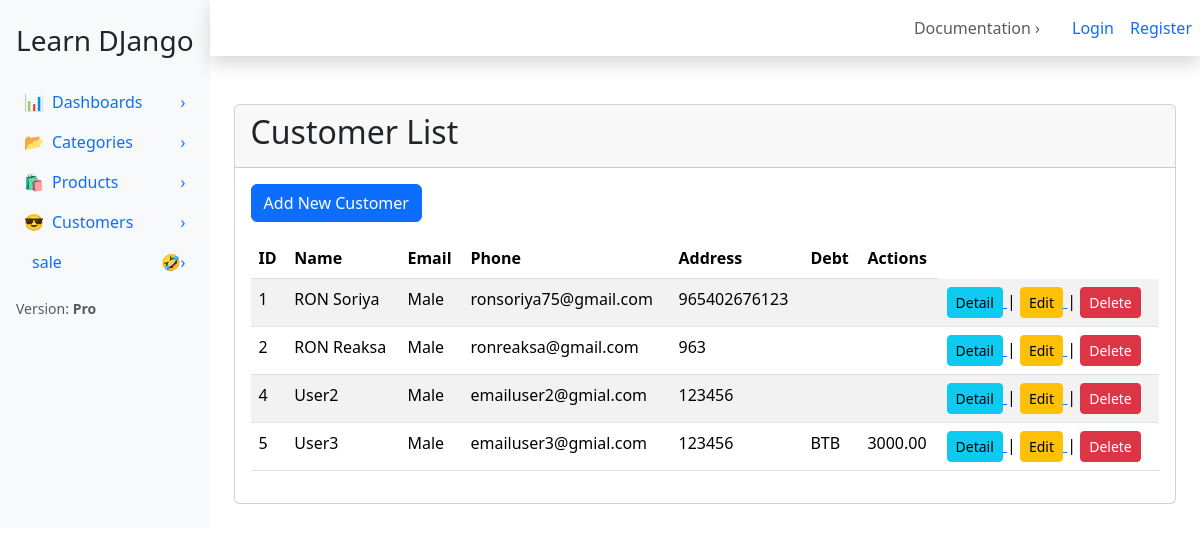
Screenshot of /customer/ with the database file from the repository.
### apps/customer/models.py (models this page shows, shortened)
class Customer(models.Model):
    GENDER_CHOICE = (
        ('Male', 'Male'),
        ('Female', 'Female'),
    )
    name = models.CharField(max_length=100, blank=False, null=False)
    email = models.EmailField(unique=True)
    phone = models.IntegerField(blank=False, null=False)
    gender = models.CharField(max_length=10, blank=True, choices=GENDER_CHOICE)

class CustomerProfile(models.Model):
    customer = models.OneToOneField(
        Customer,
        on_delete = models.CASCADE,
        related_name = 'profile',
    )
    address = models.TextField(blank=True, null=True)
    debt = models.DecimalField(max_digits=10, decimal_places=2, default=0)

### apps/customer/views.py (the view)
# urls.py: path('', CustomerListView.as_view(), name='customer_list'),
class CustomerListView(ListView):
    model = Customer
    template_name = 'customer/list_customer.html'
    context_object_name = 'customers'

### apps/customer/templates/customer/list_customer.html
{% extends 'base.html' %}
{% block content %}
<div class="card">
    <div class="card-header">
        <h2>Customer List</h2>
    </div>
    <div class="card-body">
        <a href="{% url 'customer:customer_add' %}" class="btn btn-primary mb-3">
            Add New Customer
        </a>
        <div class="table-responsive">
            <table class="table table-striped">
                <thead>
                    <tr>
                        <th>ID</th>
                        <th>Name</th>
                        <th>Email</th>
                        <th>Phone</th>
                        <th>Address</th>
                        <th>Debt</th>
                        <th>Actions</th>
                    </tr>
                </thead>
                <tbody>
                    {% for customer in customers %}
                        <tr>
                            <td>{{ customer.id }}</td>
                            <td>{{ customer.name }}</td>
                            <td>{{ customer.gender }}</td>
                            <td>{{ customer.email }}</td>
                            <td>{{ customer.phone }}</td>
                            <td>{{ customer.profile.address }}</td>
                            <td>{{ customer.profile.debt }}</td>
                            <td>
                                <a href="{% url 'customer:customer_detail' customer.id %}">
                                    <button class="btn btn-sm btn-info">Detail</button>
                                </a> |
                                <a href="{% url 'customer:customer_edit' customer.id %}">
                                    <button class="btn btn-sm btn-warning">Edit</button>
                                </a> |
                                <a href="{% url 'customer:customer_delete' customer.id %}">
                                    <button type="button"
                                        class="btn btn-danger btn-sm"
                                        data-bs-toggle="modal"
                                        data-bs-target="#deleteModal"
                                        data-customer-id="{{ customer.pk }}"
                                        data-customer-name="{{ customer.name }}">Delete
                                    </button>
                                </a>
                            </td>
                        </tr>
                    {% empty %}
                        <tr>
                            <td colspan="6" class="text-center">
                                No Customer found
                            </td>
                        </tr>
                    {% endfor %}
                </tbody>
            </table>
        </div>
    </div>
</div>
{% endblock %}

### rows the page displays
Customer: id "1", name "RON Soriya", gender "Male", email "ronsoriya75@gmail.com", phone "965402676123"
Customer: id "2", name "RON Reaksa", gender "Male", email "ronreaksa@gmail.com", phone "963"
Customer: id "4", name "User2", gender "Male", email "emailuser2@gmial.com", phone "123456"
Customer: id "5", name "User3", gender "Male", email "emailuser3@gmial.com", phone "123456", profile.address "BTB", profile.debt "3000.00"
